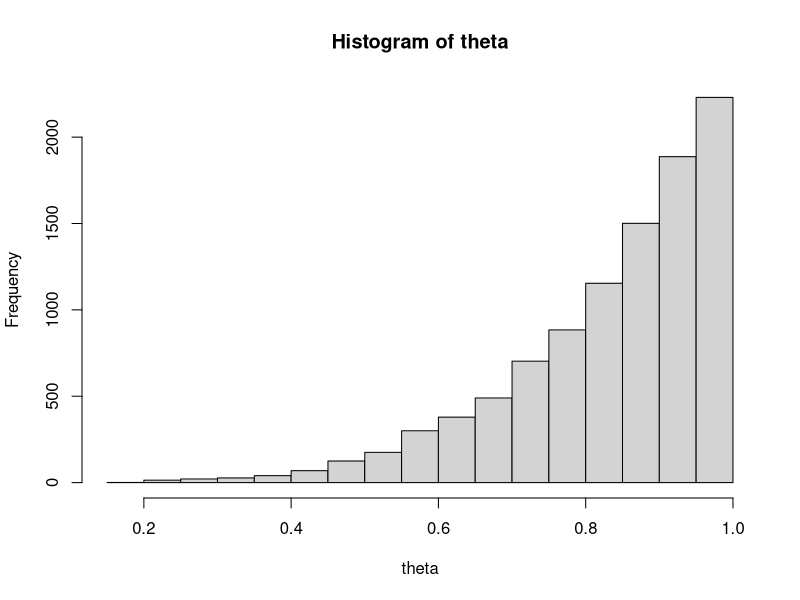

The R source for this figure:
# Simulate a hierarchical bayesian model: Dating example
# slides2_modeling : slide 11

# Draw from Prior (theorized interest of our date)
nsim <- 10000
a <- 5
b <- 1
theta <- rbeta(nsim, a, b)
hist(theta)

# Simulate X | Theta
n <- 6 # Possible choices
X <- matrix(NA, nrow = nsim, ncol = n)

for (i in 1:nsim) {
  X[i,] <- rbinom(n, size = 1, theta[i])
}

Y <- cbind(theta, X)
head(Y)

# Using the Predictive Prior calculated in slides:
x_tilde <- 1
gamma(a + x_tilde) * gamma(b + 1 - x_tilde)/(gamma(a) * gamma(b) * (a+b)) 
x_tilde <- 0
gamma(a + x_tilde) * gamma(b + 1 - x_tilde)/(gamma(a) * gamma(b) * (a+b))

# Compare to simulated data:
colMeans(X)
